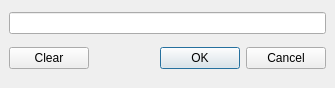
<?xml version="1.0" encoding="UTF-8"?>
<ui version="4.0">
 <class>KeySequenceDialog</class>
 <widget class="QDialog" name="KeySequenceDialog">
  <property name="geometry">
   <rect>
    <x>0</x>
    <y>0</y>
    <width>335</width>
    <height>88</height>
   </rect>
  </property>
  <property name="windowTitle">
   <string>Shortcut</string>
  </property>
  <layout class="QGridLayout">
   <property name="leftMargin">
    <number>9</number>
   </property>
   <property name="topMargin">
    <number>9</number>
   </property>
   <property name="rightMargin">
    <number>9</number>
   </property>
   <property name="bottomMargin">
    <number>9</number>
   </property>
   <property name="spacing">
    <number>6</number>
   </property>
   <item row="0" column="0">
    <widget class="QLineEdit" name="lineEdit"/>
   </item>
   <item row="1" column="0">
    <layout class="QHBoxLayout">
     <property name="spacing">
      <number>6</number>
     </property>
     <property name="leftMargin">
      <number>0</number>
     </property>
     <property name="topMargin">
      <number>0</number>
     </property>
     <property name="rightMargin">
      <number>0</number>
     </property>
     <property name="bottomMargin">
      <number>0</number>
     </property>
     <item>
      <widget class="QPushButton" name="pushButtonClear">
       <property name="text">
        <string>Clear</string>
       </property>
       <property name="icon">
        <iconset theme="edit-clear"/>
       </property>
      </widget>
     </item>
     <item>
      <spacer>
       <property name="orientation">
        <enum>Qt::Horizontal</enum>
       </property>
       <property name="sizeHint" stdset="0">
        <size>
         <width>131</width>
         <height>31</height>
        </size>
       </property>
      </spacer>
     </item>
     <item>
      <widget class="QDialogButtonBox" name="buttonBox">
       <property name="standardButtons">
        <set>QDialogButtonBox::Cancel|QDialogButtonBox::Ok</set>
       </property>
      </widget>
     </item>
    </layout>
   </item>
  </layout>
 </widget>
 <tabstops>
  <tabstop>lineEdit</tabstop>
 </tabstops>
 <resources/>
 <connections>
  <connection>
   <sender>buttonBox</sender>
   <signal>accepted()</signal>
   <receiver>KeySequenceDialog</receiver>
   <slot>accept()</slot>
   <hints>
    <hint type="sourcelabel">
     <x>238</x>
     <y>57</y>
    </hint>
    <hint type="destinationlabel">
     <x>167</x>
     <y>42</y>
    </hint>
   </hints>
  </connection>
  <connection>
   <sender>buttonBox</sender>
   <signal>rejected()</signal>
   <receiver>KeySequenceDialog</receiver>
   <slot>reject()</slot>
   <hints>
    <hint type="sourcelabel">
     <x>238</x>
     <y>57</y>
    </hint>
    <hint type="destinationlabel">
     <x>167</x>
     <y>42</y>
    </hint>
   </hints>
  </connection>
 </connections>
</ui>
